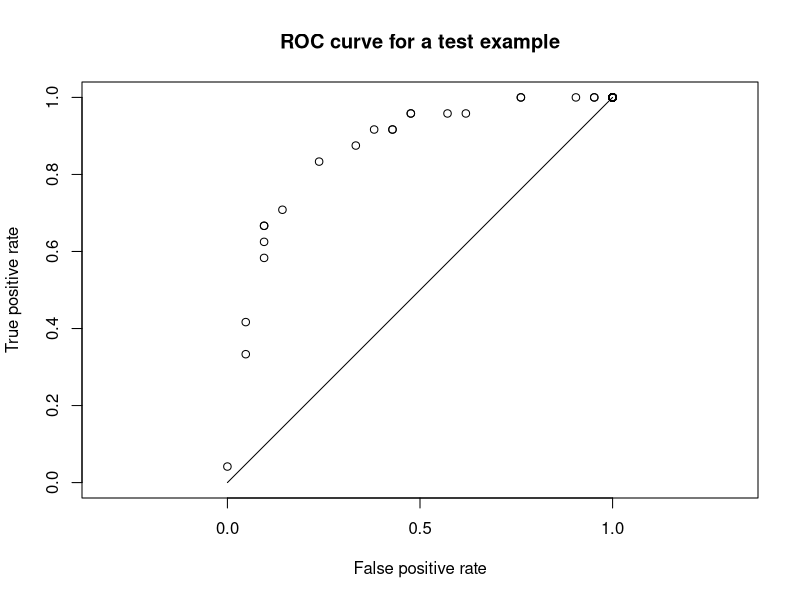
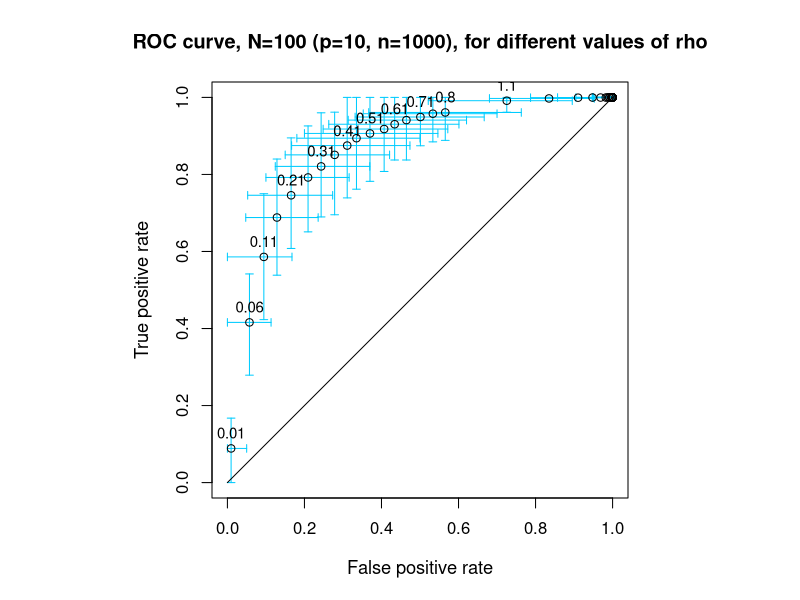
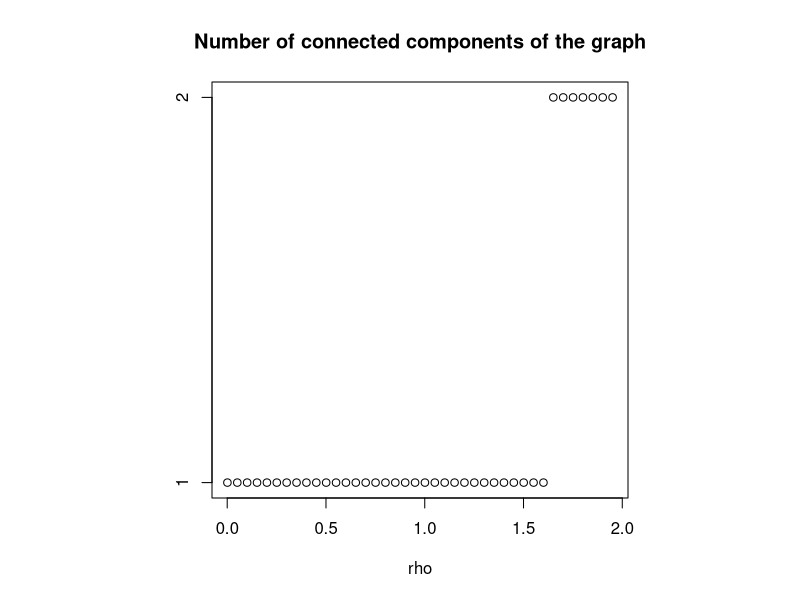
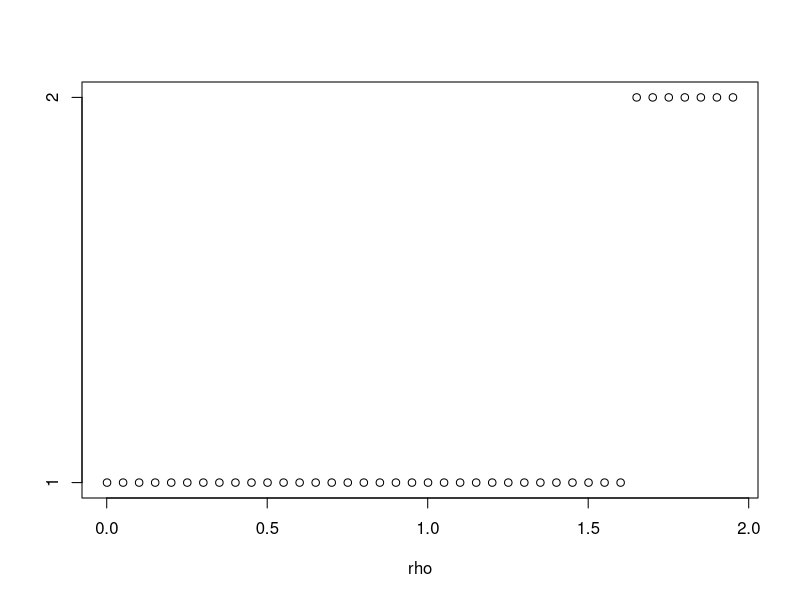

These charts were generated, in order, by the following R code:
## ---- chunk 1
library(clusterGeneration)
library(glasso)
library(Matrix)
library(pracma)
## ---- chunk 2
# Generate a sparse positive semidefinite matrix
genThetaSigma <-function(p, sparsity_level=0.25){
  sigma <- as.matrix(rsparsematrix(p,p,sparsity_level))
  sigma <- sigma + t(sigma)
  diag <- colSums(abs(sigma),dims = 1)
  diag(sigma) <- diag(sigma) + diag 
  theta <- sigma + 0.5 * diag(p)
  sigma <- pinv(theta)
  return(list("Theta"=theta,"Sigma"=sigma))
}

# Minimal working example
p <- 5
res <- genThetaSigma(p)

## ---- chunk 3
experiment <-function(p,n,lrho,thr=0.0001){
  
  # Normalize rho
  lrho <- lrho / p
  
  # Generate mu
  mu = runif(p,-1,1)
  # Generate sigma (and the corresponding theta)
  res <- genThetaSigma(p)
  sigma <- res$Sigma
  theta <- res$Theta
  
  # Generate a sample
  X = mvrnorm(n, mu, sigma)
  
  # Empirical covariance
  S <- cov(X)
  
  # Run graphical lasso
  gp <- glassopath(S,lrho,trace=0)
  
  # A coeff is considered null if its absolue value is below thr
  
  # Counts the number of null coefficients
  count_P <- function(m){sum(abs(m) < thr)}
  # Counts the number of non null coefficients
  count_N <- function(m){sum(abs(m)>=thr)}
  # Outputs the number of true positive coefficients
  count_TP <- function(m){sum((abs(m) < thr)&(abs(theta) < thr))}
  # Outputs the number of false positive coefficients
  count_FP <- function(m){sum((abs(m) < thr)&(abs(theta) > thr))}
  
  # Counts the number of null coefficients for each wi (inverse of w, i.e. theta)
  res_P <- apply(gp$wi,3,count_P)
  # Counts the number of true positives for each wi
  res_TP <- apply(gp$wi,3,count_TP)
  # Counts the number of false positives for each wi
  res_FP <- apply(gp$wi,3,count_FP)

  # Compute the true positive rate
  rate_true <- res_TP / max(1, count_P(theta))
  # Compute the false positive rate
  rate_false <- res_FP / max(1, count_N(theta)-p)
  
  return(cbind(lrho, rate_true, rate_false))
}

# Minimal working example
# Plot test results
p <- 10
n <- 1000
lrho <- unique(c(seq(0.01,0.8,0.05),seq(0.8,10,0.3)))
test_res <- experiment(p,n,lrho)
plot(test_res[,3],test_res[,2],xlim=0:1,ylim=0:1,asp=1,xlab="False positive rate",ylab="True positive rate")
lines(c(0, 1), c(0, 1))
title("ROC curve for a test example")
## ---- chunk 4
# Repeat experiment a given number of times N and compute statistics
N <- 100

# Experimental setup
p <- 10
n <- 1000
lrho <- unique(c(seq(0.01,0.8,0.05),seq(0.8,10,0.3)))

# Print to eps?
print_to_eps <- FALSE

rate_true_list <- list()
rate_false_list <- list()

# Repeat experiment N times
for(i in 1:N) {
  test_res <- experiment(p,n,lrho)
  rate_true_list <- cbind(rate_true_list,test_res[,2])
  rate_false_list <- cbind(rate_false_list,test_res[,3])
}

rate_true_list <- matrix(unlist(rate_true_list), byrow=FALSE, ncol=N)
rate_false_list <- matrix(unlist(rate_false_list), byrow=FALSE, ncol=N)

# Compute means and quantiles
means_T <- apply(rate_true_list, 1, mean)
quant10_T <- apply(rate_true_list, 1, function(m){return(quantile(m, probs=0.1))})
quant90_T <- apply(rate_true_list, 1, function(m){return(quantile(m, probs=0.9))})
means_F <- apply(rate_false_list, 1, mean)
quant10_F <- apply(rate_false_list, 1, function(m){return(quantile(m, probs=0.1))})
quant90_F <- apply(rate_false_list, 1, function(m){return(quantile(m, probs=0.9))})

# Plot with uncertainty bars
if(print_to_eps){
  setEPS()
  postscript("experiment_random_graphs.eps")
}
par(pty="s")
plot(0,type='n',xlim=0:1,ylim=0:1,asp=1,xlab="False positive rate",ylab="True positive rate",cex.lab=1.1)
segments(means_F,quant10_T,means_F,quant90_T, col="#00ccff")
segments(quant10_F,means_T,quant90_F,means_T, col="#00ccff")
epsilon <- 0.01
segments(means_F-epsilon,quant10_T,means_F+epsilon,quant10_T, col="#00ccff")
segments(means_F-epsilon,quant90_T,means_F+epsilon,quant90_T, col="#00ccff")
segments(quant10_F,means_T-epsilon,quant10_F,means_T+epsilon, col="#00ccff")
segments(quant90_F,means_T-epsilon,quant90_F,means_T+epsilon, col="#00ccff")
# lines(quant10_F, means_T)
# lines(quant90_F, means_T)
# lines(means_F, quant10_T)
# lines
points(means_F,means_T)
lines(c(0, 1),c(0, 1))
chosen_labels <- c(1,2,seq(3,17,2),18)
text(means_F[chosen_labels],means_T[chosen_labels]+0.04,labels=lrho[chosen_labels],cex=0.9)
title("ROC curve, N=100 (p=10, n=1000), for different values of rho",cex.main=1.2)

if(print_to_eps){
  dev.off()
}
## ---- chunk 5
# Repeat the experiment N times

p <- 10
n <- 100
alpha <- seq(0.01,0.9,0.05)

trho_list <- list()

for(i in 1:N){
  mu = runif(p,-1,1)
  res <- genThetaSigma(p)
  sigma <- res$Sigma
  # Generate a sample
  X = mvrnorm(n, mu, sigma)
  # Empirical covariance
  S <- cov(X)
  
  # Compute the max products of variances
  S <- matrix(unlist(diag(S)),ncol=1)
  var_products <- S %*% t(S)
  for(i in 1:p){
    var_products[i, 1:i] = 0
  }
  max_var_products <- max(max(var_products))
  
  # Compute the theoretical rho
  trho <- max_var_products * qt(1-alpha/(2*p*p), n-2) / sqrt(n-2+(qt(1-alpha/(2*p*p), n-2))**2)
  trho_list <- cbind(trho_list, trho)
}

trho_matrix <- matrix(unlist(trho_list), byrow=FALSE, ncol=N)
trho_means <- apply(trho_matrix, 1, mean)
trho_quant10 <- apply(trho_matrix, 1, function(m){return(quantile(m, probs=0.1))})
trho_quant90 <- apply(trho_matrix, 1, function(m){return(quantile(m, probs=0.9))})

print(cbind(alpha,trho_quant10,trho_means,trho_quant90))
## ---- chunk 6
genMarkov <- function(p){
theta <- eye(p)
for (i in 2:p){
  theta[i-1,i] = 0.5
  theta[i,i-1] = 0.5
}
theta <-as.matrix(theta)
sigma <- pinv(theta)
res = list("Theta"=theta,"Sigma"=sigma)
return(res)
}

## ---- chunk 7
num_connected_components <- function(M,thre=0.0001){
  p <- dim(M)[1]
  N <- matrix(0,p,p)
  for (i in 1:p){
    for (j in 1:p){
      if (abs(M[i,j])>thre){
        N[i,j]=1
        N[j,i]=1
      }
    }
  }
  E = expm(N)
  for (i in 1:p){
    for (j in 1:p){
      if (abs(E[i,j])>thre){
        E[i,j]=1
      }
    }
  }
  if (rowSums(E)[1]!=p){
    a <- 2
  }
  else {a<-1}
  return(a)
}
## ---- chunk 8
experiment_markov <-function(p,n,lrho,thr=0.001){
  
  # Normalize rho
  lrho <- lrho 
  
  # Generate mu
  mu = runif(p,-1,1)
  # Generate sigma (and the corresponding theta)
  res <- genMarkov(p)
  
  theta <- res$Theta
  sigma <- res$Sigma
  # Generate a sample
  X = mvrnorm(n, mu, sigma)
  
  # Empirical covariance
  S <- cov(X)
  
  # Run graphical lasso
  gp <- glassopath(S,lrho,trace=0)
  

  # For each wi, is the graph connected?
  ncomp <- apply(gp$wi,3,num_connected_components)
  W <-gp$wi
  d <- dim(W)
  a <- d[1]
  b <- d[2]
  c <- d[3]
  for (i in 1:a){
    for (j in 1:b){
      for (k in 1:c){
        if (abs(W[i,j,k])< thr){W[i,j,k]=0}
      }
    }
  }
  
  # Compute the max products of variances
  alpha <- seq(0.0001,0.005,0.001)
S <- matrix(unlist(diag(S)),ncol=1)
var_products <- S %*% t(S)
for(i in 1:p){
  var_products[i, 1:i] = 0
}
max_var_products <- max(max(var_products))

# Compute the theoretical rho
trho <- max_var_products * qt(1-alpha/(2*p*p), n-2) / sqrt(n-2+(qt(1-alpha/(2*p*p), n-2))**2)
rho_theo <-(cbind(alpha,trho))
  
  return(list("res"=cbind(lrho, ncomp),"WI"=W,"rho_theo"=rho_theo))
}
## ---- chunk 9
p <- 10
n <- 10000
lrho <- c(seq(0.001,2,0.05))
res<-experiment_markov(p,n,lrho)
setEPS()
postscript("connected_components.eps")
plot(res$res[,1],res$res[,2], 
  xlab="rho", ylab=" ",yaxp  = c(1, 2, 1),pin=c(500,100))

dev.off()
plot(res$res[,1],res$res[,2], main="Number of connected components of the graph",
  xlab="rho", ylab=" ",yaxp  = c(1, 2, 1),pin=c(500,200))

ind <- 1
for (i in 1:dim(res$res)[1]){
  if (res$res[i,2]==1){
  ind <- i
  }
}
print(lrho[ind])
print(res$rho_theo)
## ---- chunk 10
experiment_markov2 <-function(p,n,lrho,thr=0.001){
  
  # Normalize rho
  lrho <- lrho 
  
  # Generate mu
  mu = runif(p,-1,1)
  # Generate sigma (and the corresponding theta)
  res <- genMarkov(p)
  
  theta <- res$Theta
  sigma <- res$Sigma
  # Generate a sample
  X = mvrnorm(n, mu, sigma)
  
  # Empirical covariance
  S <- cov(X)
  
  # Run graphical lasso
  gp <- glassopath(S,lrho,trace=0)
  return(gp)
}

## ---- chunk 11
p <- 10
n <- 10000
lrho <- c(seq(0.001,10,0.1))
res<-experiment_markov2(p,n,lrho)
write.csv(res$wi, file = "MyData1.csv")
